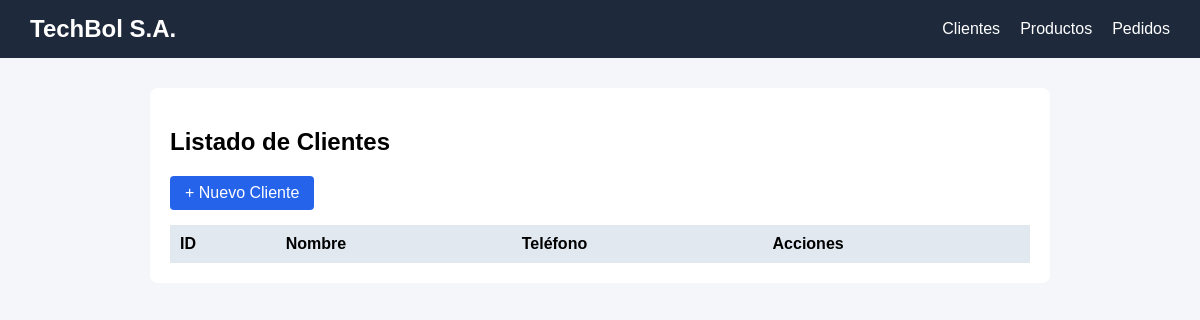
/clientes/, run on an earlier commit of the app's database.
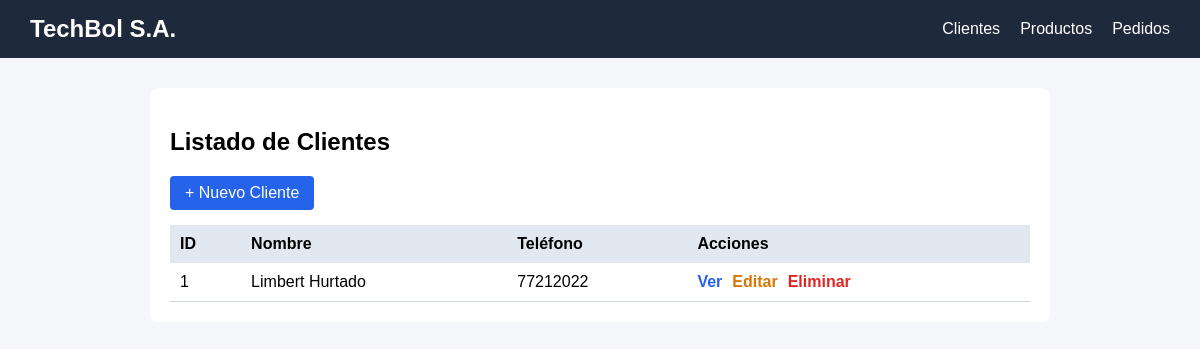
And on a later commit of the database.
### app/clientes/models.py (models this page shows)
class Cliente(db.Model):
    __tablename__ = 'clientes'
    id = db.Column(db.Integer, primary_key=True)
    nombre = db.Column(db.String(100), nullable=False)
    telefono = db.Column(db.String(20), nullable=False)
    pedidos = db.relationship('Pedido', backref='cliente', lazy=True)

### app/clientes/routes.py (the view)
@bp_clientes.route('/')
def index():
    clientes = Cliente.query.all()
    return render_template('cliente/index.html', clientes=clientes)

### app/clientes/templates/cliente/index.html
{% extends "base.html" %}
{% block content %}
<div style="background: white; padding: 20px; border-radius: 8px;">
    <h2>Listado de Clientes</h2>
    <a href="{{ url_for('bp_clientes.create') }}" style="background: #2563eb; color: white; padding: 8px 15px; text-decoration: none; border-radius: 4px; display: inline-block; margin-bottom: 15px;">+ Nuevo Cliente</a>
    <table style="width: 100%; border-collapse: collapse;">
        <tr style="background: #e2e8f0; text-align: left;">
            <th style="padding: 10px;">ID</th>
            <th style="padding: 10px;">Nombre</th>
            <th style="padding: 10px;">Teléfono</th>
            <th style="padding: 10px;">Acciones</th>
        </tr>
        {% for c in clientes %}
        <tr style="border-bottom: 1px solid #cbd5e1;">
            <td style="padding: 10px;">{{ c.id }}</td>
            <td style="padding: 10px;">{{ c.nombre }}</td>
            <td style="padding: 10px;">{{ c.telefono }}</td>
            <td style="padding: 10px; display: flex; gap: 10px;">
                <a href="{{ url_for('bp_clientes.view', id=c.id) }}" style="color: #2563eb; text-decoration: none; font-weight: bold;">Ver</a>
                <a href="{{ url_for('bp_clientes.edit', id=c.id) }}" style="color: #d97706; text-decoration: none; font-weight: bold;">Editar</a>
                <a href="{{ url_for('bp_clientes.delete', id=c.id) }}" style="color: #dc2626; text-decoration: none; font-weight: bold;" onclick="return confirm('¿Estás seguro de eliminar este cliente?');">Eliminar</a>
            </td>
        </tr>
        {% endfor %}
    </table>
</div>
{% endblock %}

What changed in the data, as far as the page shows it:
added Cliente: id "1", nombre "Limbert Hurtado", telefono "77212022"
